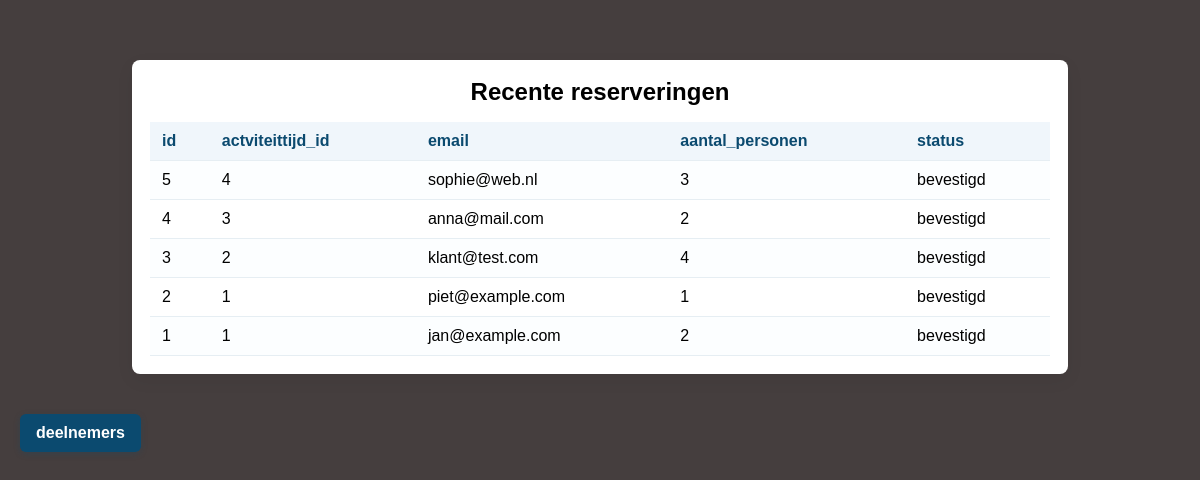
The app's page /public/reserveringen.php with its own data.
### tables this page shows
CREATE TABLE Reserveringen (
    id INT PRIMARY KEY AUTO_INCREMENT,
    activiteittijd_id INT NOT NULL,
    email VARCHAR(100) NOT NULL,
    aantal_personen INT DEFAULT 1,
    status VARCHAR(20) DEFAULT 'bevestigd',
    CONSTRAINT fk_activiteittijd FOREIGN KEY (activiteittijd_id) REFERENCES ActiviteitTijden(id) ON DELETE CASCADE,
    CONSTRAINT chk_reservering_status CHECK (status IN ('bevestigd', 'geannuleerd')),
    CONSTRAINT chk_aantal_personen CHECK (aantal_personen > 0)
);

### public/reserveringen.php (the view, shortened to what this page needs)
<?php
$dbHost = '127.0.0.1';
$dbName = 'activiteitenDB';
$dbUser = 'root';
$dbPass = '';
$dsn = "mysql:host={$dbHost};dbname={$dbName};charset=utf8mb4";
$pdo = new PDO($dsn, $dbUser, $dbPass, [
    PDO::ATTR_ERRMODE => PDO::ERRMODE_EXCEPTION,
    PDO::ATTR_DEFAULT_FETCH_MODE => PDO::FETCH_ASSOC,
]);
if (!function_exists('e')) {
    function e($str)
    {
        return htmlspecialchars((string) $str, ENT_QUOTES | ENT_SUBSTITUTE, 'UTF-8');
    }
}
$stmt = $pdo->query("SELECT id, activiteittijd_id AS actviteittijd_id, email, aantal_personen, status FROM reserveringen ORDER BY id DESC");
$recent = $stmt->fetchAll();
?>
<!DOCTYPE html>
<html lang="nl">
<head>
</head>
<body>
    <div class="container">
        <?php if (!empty($recent)): ?>
            <h2>Recente reserveringen</h2>
            <div class="table-wrap">
                <table cellpadding="6" cellspacing="0" role="table" aria-label="Recente reserveringen">
                    <thead>
                        <tr>
                            <th>id</th>
                            <th>actviteittijd_id</th>
                            <th>email</th>
                            <th>aantal_personen</th>
                            <th>status</th>
                        </tr>
                    </thead>
                    <tbody>
                        <?php foreach ($recent as $row): ?>
                            <tr>
                                <td><?php echo e($row['id']); ?></td>
                                <td><?php echo e($row['actviteittijd_id']); ?></td>
                                <td><?php echo e($row['email']); ?></td>
                                <td><?php echo e($row['aantal_personen']); ?></td>
                                <td><?php echo e($row['status']); ?></td>
                            </tr>
                        <?php endforeach; ?>
                    </tbody>
                </table>
            </div>
        <?php else: ?>
            <p class="empty">Geen recente reserveringen gevonden.</p>
        <?php endif; ?>
    </div>
    <a href="deelnemers.php" role="button" tabindex="0" style="display:inline-block;padding:10px 16px;background:#0b4a6f;color:#fff;border-radius:6px;text-decoration:none;font-weight:600;box-shadow:0 2px 6px rgba(11,74,111,0.25);">deelnemers</a>
</body>
</html>

### public/reserveringen.php (style rules this page uses)
body { font-family: Arial, Helvetica, sans-serif; background: #f4f6f8; color: #222; margin: 0; padding: 20px; background-image: url(images/paardrijdenn.png); background-size: cover; height: 100vh; background-repeat: no-repeat; background-color: #453E3E; color: black; }
.container { max-width: 900px; margin: 40px auto; background: #fff; padding: 18px; border-radius: 8px; box-shadow: 0 6px 18px rgba(0, 0, 0, 0.06); text-align: center; }
h2 { margin: 0 0 16px; font-weight: 600; }
.table-wrap { overflow-x: auto; }
table { width: 100%; border-collapse: collapse; margin: 0 auto; text-align: left; }
th, td { padding: 10px 12px; border-bottom: 1px solid #e6eef3; }
th { background: #f0f6fb; font-weight: 700; color: #0b4a6f; }
tbody tr:nth-child(odd) { background: #fcfeff; }

### records on screen
reserveringen: id "5", activiteittijd "4", email "sophie@web.nl", aantal_personen "3", status "bevestigd"
reserveringen: id "4", activiteittijd "3", email "anna@mail.com", aantal_personen "2", status "bevestigd"
reserveringen: id "3", activiteittijd "2", email "klant@test.com", aantal_personen "4", status "bevestigd"
reserveringen: id "2", activiteittijd "1", email "piet@example.com", aantal_personen "1", status "bevestigd"
reserveringen: id "1", activiteittijd "1", email "jan@example.com", aantal_personen "2", status "bevestigd"
